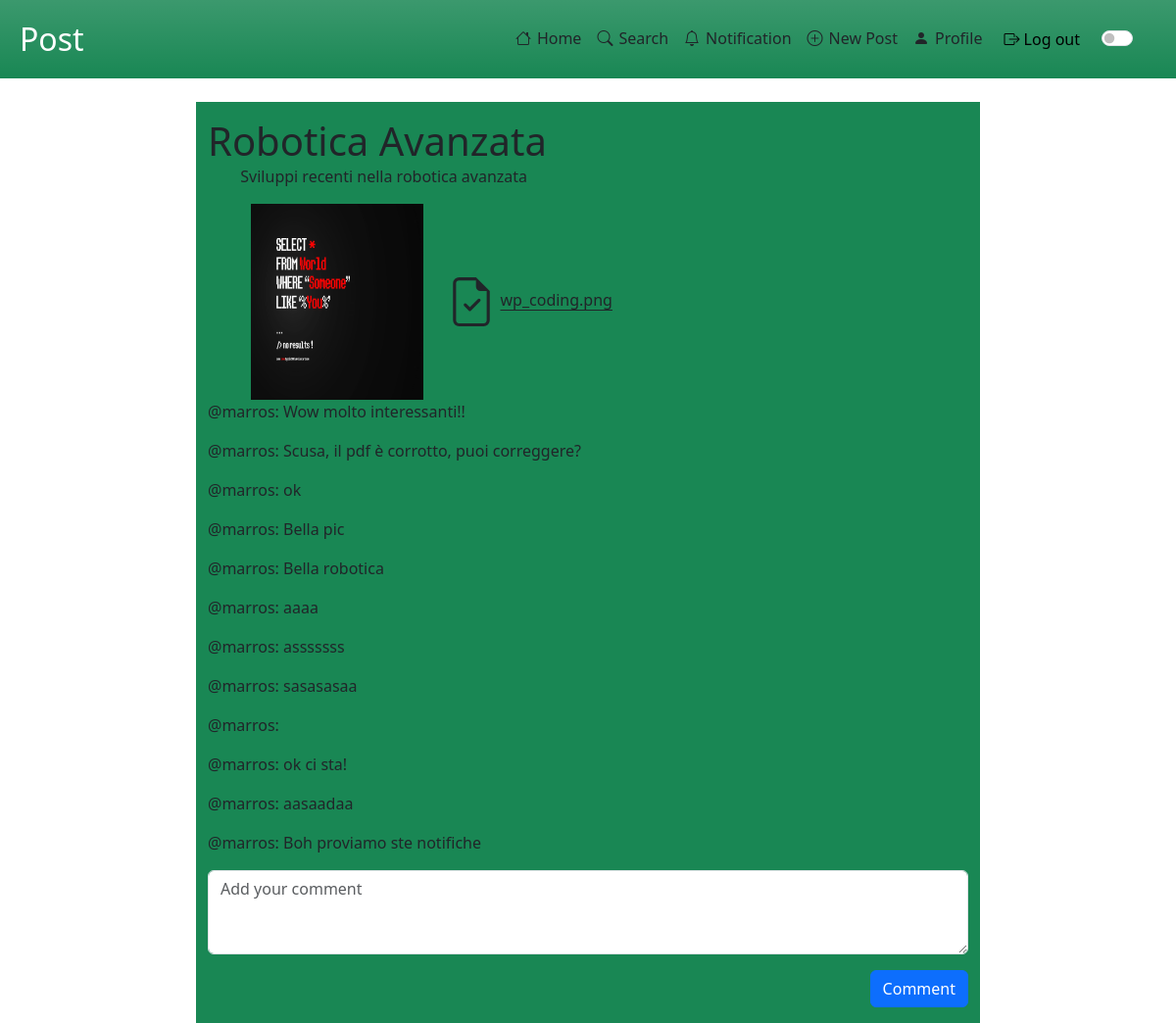
The page /website/post/viewPost.php?id=168 (signed in) on the database its author committed.
### tables this page shows
CREATE TABLE `post` (
  `IdPost` int(11) NOT NULL,
  `Title` tinytext NOT NULL,
  `Description` text DEFAULT NULL,
  `NumberVote` int(11) NOT NULL,
  `NumberComment` int(11) NOT NULL,
  `IdUser` int(11) NOT NULL,
  `IdMedia` int(11) NOT NULL,
  `IdPreview` int(11) DEFAULT NULL,
  `IdCategory` int(11) DEFAULT NULL,
  `Date` datetime DEFAULT NULL
);

CREATE TABLE `media` (
  `IdMedia` int(11) NOT NULL,
  `FileName` tinytext NOT NULL,
  `FilePath` tinytext NOT NULL,
  `Extension` varchar(10) DEFAULT NULL
);

CREATE TABLE `usercomment` (
  `IdComment` int(11) NOT NULL,
  `CommentText` text NOT NULL,
  `IdPost` int(11) NOT NULL,
  `IdUser` int(11) NOT NULL
);

CREATE TABLE `utente` (
  `IdUser` int(11) NOT NULL,
  `Name` varchar(100) NOT NULL,
  `Surname` varchar(100) NOT NULL,
  `NumberFollower` int(11) NOT NULL,
  `Username` varchar(100) NOT NULL,
  `Email` varchar(100) NOT NULL,
  `Password` varchar(255) NOT NULL,
  `Description` tinytext DEFAULT NULL,
  `IdMedia` int(11) DEFAULT NULL
);

### website/includes/database.php (called while the page is built, shortened)
<?php
class DataBaseHelper
{
    private $db;
    public function __construct($hostname, $username, $password, $dbname, $port)
    {
        $this->db = new mysqli($hostname, $username, $password, $dbname, $port);
    }
    public function execQuery($query, $retType = MYSQLI_BOTH)
    {
        $stmt = $this->db->prepare($query);
        $stmt->execute();
        $res = $stmt->get_result();
        return $res == FALSE ? "" : $res->fetch_all($retType);
    }
};
$dbh = new DataBaseHelper("localhost", "root", "", "noteforall", 3307);

### website/post/viewPost.php (the view, shortened to what this page needs)
<!DOCTYPE html>
<html lang="en">
<?php
require_once("../includes/database.php");
$viewPostId = $_GET["id"];
$query = "SELECT * FROM post WHERE IdPost = $viewPostId;";
$infoPost = $dbh->execQuery($query)[0];
?>
<head>
    <link href="https://cdn.jsdelivr.net/npm/bootstrap@5.3.2/dist/css/bootstrap.min.css" rel="stylesheet">
</head>
<body>
    <div class="row m-auto mb-4">
        <?php
        include_once("../includes/navbar.php");
        $bar = new Navbar("../");
        $bar->drawNavbar("Post");
        ?>
    </div>
    <div class="container-fluid col-8 mx-auto py-auto py-3 d-block bg-success">
        <section>
            <div class="row justify-content-start">
                <h1 class="m-auto">
                    <?php echo ($infoPost["Title"]); ?>
                </h1>
            </div>
            <div class="row justify-content-center">
                <div class="col-11">
                    <p>
                        <?php echo ($infoPost["Description"]); ?>
                    </p>
                </div>
            </div>
            <div class="row col-11 mx-auto d-flex align-items-center">
                <?php
                if ($infoPost["IdPreview"] != NULL) {
                    $previewId = $infoPost["IdPreview"];
                    $query = "SELECT * FROM media WHERE IdMedia = $previewId;";
                    $previewRes = $dbh->execQuery($query)[0];
                    $previewPath = $previewRes["FilePath"];
                    $previewPath = "../" . $previewPath;
                ?>
                    <img class="img-fluid d-flex" style="width: 200px; height: 200px;" src="<?php echo ($previewPath); ?>" alt="File Preview Image">
                <?php
                }
                $mediaId = $infoPost["IdMedia"];
                $query = "SELECT * FROM media WHERE IdMedia = $mediaId;";
                $mediaRes = $dbh->execQuery($query)[0];
                $mediaPath = $mediaRes["FilePath"];
                $mediaName = $mediaRes["FileName"];
                ?>
                <span class="col-6 justify-content-end">
                    <a class="link-dark link-offset-2" href="<?php echo ($mediaPath) ?>" download><?php echo ($mediaName); ?></a>
                </span>
            </div>
            <div class="row">
                <?php
                $queryComments = "SELECT * FROM usercomment WHERE IdPost = {$infoPost['IdPost']}
                                ORDER BY IdComment ASC;";
                $comments = $dbh->execQuery($queryComments);
                foreach ($comments as $comment) {
                    $queryUserComment = "SELECT Username from utente WHERE IdUser = {$comment['IdUser']};";
                    $userComment = $dbh->execQuery($queryUserComment);
                ?>
                    <p>@<?php echo $userComment[0]['Username'] ?>: <?php echo $comment['CommentText'] ?></p>
                <?php
                }
                ?>
                <form action="../addComment.php" method="POST">
                    <div class="form-group">
                        <textarea class="form-control" id="textAreaComment" rows="3" placeholder="Add your comment" name="commentText"></textarea>
                        <input type="submit" value="Comment" id="submitComment" class="btn btn-primary mt-3 float-end">
                    </div>
                </form>
            </div>
        </section>
    </div>
</body>
</html>

### website/includes/navbar.php (shortened to what this page needs)
<?php
class Navbar
{
    private $homePath;
    private $logout = "includes/logOut.php";
    private $homePage = "index.php";
    private $searchPage = "search/search.php";
    private $notifPage = "notification/notification.php";
    private $newPostPage = "post/newPost.php";
    private $profilePage = "profile/profilePage.php";
    public function __construct($homePath)
    {
        $this->homePath = $homePath;
    }
    public function drawNavbar($pageName)
    {
?>
        <link rel="stylesheet" href="https://cdn.jsdelivr.net/npm/bootstrap-icons@1.11.2/font/bootstrap-icons.min.css">
        <nav class="navbar sticky-top navbar-expand-md bg-success bg-gradient text-white">
            <div class="container-fluid">
                <a class="navbar-brand text-white fs-2 p-2" href="#"><?php echo ($pageName); ?></a>
                <div class="offcanvas offcanvas-end" tabindex="-1" id="navbarOffcanvasLg" aria-labelledby="navbarOffcanvasLgLabel">
                    <div class="offcanvas-body">
                        <ul class="navbar-nav justify-content-end flex-grow-1 pe-3">
                            <li class="nav-item p-2">
                                <a class="icon-link icon-link-hover link-dark link-underline-opacity-0 link-underline-opacity-75-hover" href="<?php echo (($this->homePath) . ($this->homePage)); ?>">
                                    <i class="bi bi-house mb-2" aria-hidden="true"></i>
                                    Home
                                </a>
                            </li>
                            <li class="nav-item p-2">
                                <a class="icon-link icon-link-hover link-dark link-underline-opacity-0 link-underline-opacity-75-hover" href="<?php echo (($this->homePath) . ($this->searchPage)); ?>">
                                    <i class="bi bi-search mb-2"></i>
                                    Search
                                </a>
                            </li>
                            <li class="nav-item p-2">
                                <a class="icon-link icon-link-hover link-dark link-underline-opacity-0 link-underline-opacity-75-hover" href="<?php echo (($this->homePath) . ($this->notifPage)); ?>">
                                    <i class="bi bi-bell mb-2"></i>
                                    Notification
                                </a>
                            </li>
                            <li class="nav-item p-2">
                                <a class="icon-link icon-link-hover link-dark link-underline-opacity-0 link-underline-opacity-75-hover" href="<?php echo (($this->homePath) . ($this->newPostPage)); ?>">
                                    <i class="bi bi-plus-circle mb-2"></i>
                                    New Post
                                </a>
                            </li>
                            <li class="nav-item p-2">
                                <a class="icon-link icon-link-hover link-dark link-underline-opacity-0 link-underline-opacity-75-hover" href="<?php echo (($this->homePath) . ($this->profilePage)); ?>">
                                    <i class="bi bi-person-fill mb-2"></i>
                                    Profile
                                </a>
                            </li>
                            <li class="nav-item p-2">
                                <form action="<?php echo $this->homePath . $this->logout; ?>">
                                    <button type="submit" style="background: none; border: none;">
                                        <i class="bi bi-box-arrow-right"></i>
                                        Log out
                                    </button>
                                </form>
                            </li>
                            <li class="nav-item p-2">
                                <div class="form-check form-switch">
                                    <input type="checkbox" class="form-check-input" role="switch" id="switchTheme" onclick="changeTheme()">
                                </div>
                            </li>
                        </ul>
                    </div>
                </div>
            </div>
        </nav>
<?php
    }
};
?>

### rows shown on the page
post: Title "Robotica Avanzata", Description "Sviluppi recenti nella robotica avanzata"
media: FileName "wp_coding.png"
usercomment: IdUser.Username "marros", CommentText "Wow molto interessanti!!"
usercomment: IdUser.Username "marros", CommentText "Scusa, il pdf è corrotto, puoi correggere?"
usercomment: IdUser.Username "marros", CommentText "ok"
usercomment: IdUser.Username "marros", CommentText "Bella pic"
usercomment: IdUser.Username "marros", CommentText "Bella robotica"
usercomment: IdUser.Username "marros", CommentText "aaaa"
usercomment: IdUser.Username "marros", CommentText "asssssss"
usercomment: IdUser.Username "marros", CommentText "sasasasaa"
usercomment: IdUser.Username "marros"
usercomment: IdUser.Username "marros", CommentText "ok ci sta!"
usercomment: IdUser.Username "marros", CommentText "aasaadaa"
usercomment: IdUser.Username "marros", CommentText "Boh proviamo ste notifiche"

### other values the page prints
$pageName "Post"
